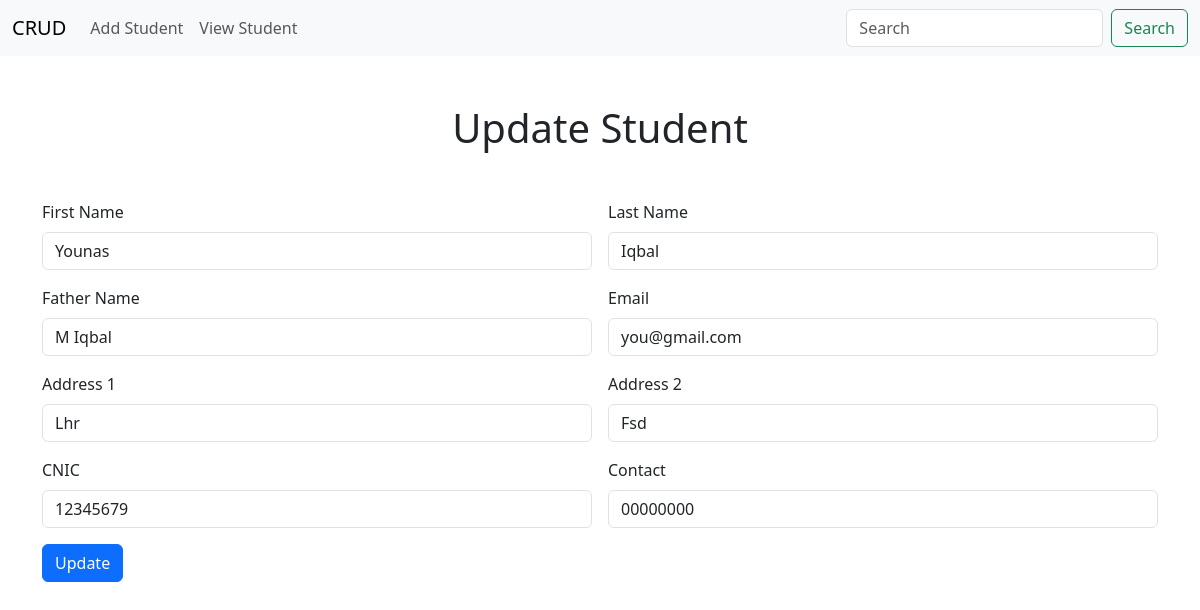
The app's page /update/6 with its own data.
### core/models.py (models this page shows, shortened)
class Student(models.Model):
    first_name = models.CharField(max_length=20)
    last_name = models.CharField(max_length=20)
    father_name = models.CharField(max_length=50)
    email = models.EmailField()
    cnic = models.CharField(max_length=15)
    addressOne = models.CharField(max_length=150)
    addressTwo = models.CharField(max_length=150)
    contact = models.CharField(max_length=11)
    time = models.DateTimeField(auto_now_add=True)

### core/views.py (the view, shortened to what this page needs)
# urls.py: path('update/<int:pk>', views.update_student, name='update')
def update_student(request,pk):
    student = get_object_or_404(Student, pk=pk)
    context = {
        'student':student
    }
    return render(request, 'update.html', context)

### templates/update.html (shortened to what this page needs)
{% extends 'base.html' %}
{% block content %}
<div class="container">
<h1 class="text-center my-5">Update Student</h1>
<form class="row g-3" method="post">
    <div class="col-md-6">
      <label for="fname" class="form-label">First Name</label>
      <input type="text" class="form-control" id="fname" name="fname" value="{{student.first_name}}" required>
    </div>
    <div class="col-md-6">
      <label for="lname" class="form-label">Last Name</label>
      <input type="text" class="form-control" id="lname" value="{{student.last_name}}" name="lname" required>
    </div>
    <div class="col-6">
      <label for="fathername" class="form-label">Father Name</label>
      <input type="text" class="form-control" name="fathername" value="{{student.father_name}}" id="fathername" required>
    </div>
    <div class="col-6">
      <label for="email" class="form-label">Email</label>
      <input type="email" class="form-control" name="email" value="{{student.email}}" id="email" required>
    </div>
    <div class="col-6">
      <label for="inputAddressOne" class="form-label">Address 1</label>
      <input type="text" class="form-control" name="inputAddressOne" value="{{student.addressOne}}" id="inputAddressOne" placeholder="Apartment, studio, or floor" required>
    </div>
    <div class="col-6">
      <label for="inputAddressTwo" class="form-label">Address 2</label>
      <input type="text" class="form-control" name="inputAddressTwo" value="{{student.addressTwo}}" id="inputAddressTwo" placeholder="Apartment, studio, or floor" required>
    </div>
    <div class="col-md-6">
      <label for="cnic" class="form-label">CNIC</label>
      <input type="number" class="form-control" name="cnic" value="{{student.cnic}}" id="cnic" required>
    </div>
    <div class="col-md-6">
      <label for="contact" class="form-label">Contact</label>
      <input type="tel" class="form-control" id="contact" value="{{student.contact}}" name="contact" required>
    </div>
    <div class="col-12">
      <button type="submit" class="btn btn-primary">Update</button>
    </div>
  </form>
</div>
{% endblock content %}

### records on screen
Student: fname "Younas", lname "Iqbal", fathername "M Iqbal", email "you@gmail.com", inputAddressOne "Lhr", inputAddressTwo "Fsd", cnic "12345679", contact "00000000"
